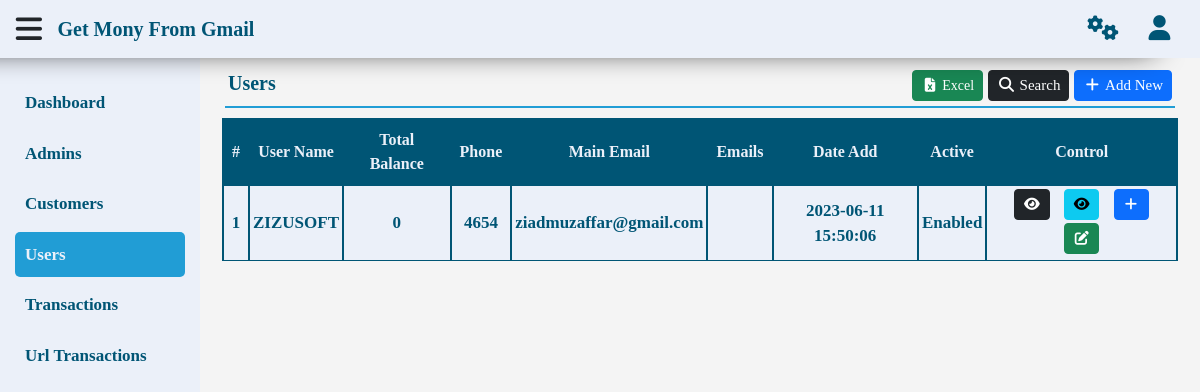
The page /gmr/users.php?Page=View (signed in) on the database as committed earlier.
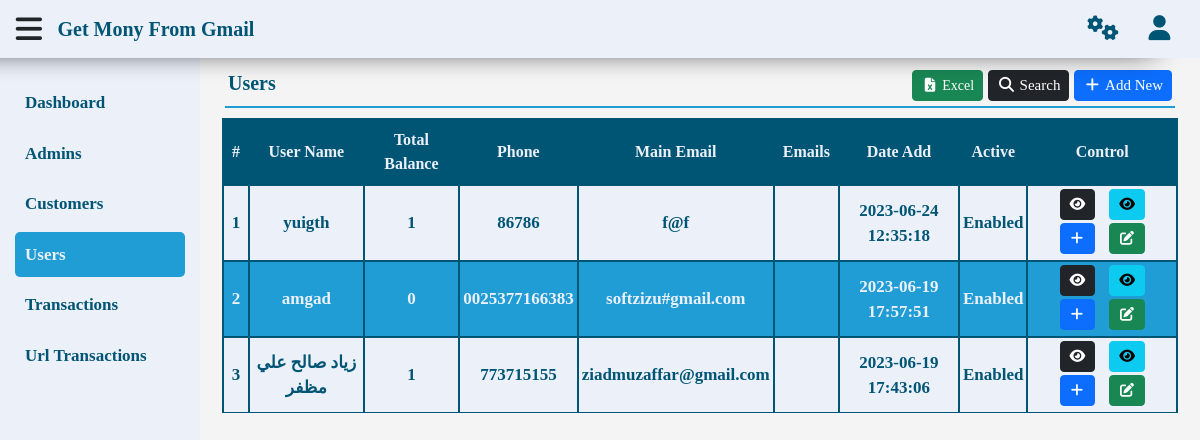
The same page on the database as committed later.
### tables this page shows
CREATE TABLE `users` (
  `id` int(11) NOT NULL,
  `username` text NOT NULL,
  `pass` text NOT NULL,
  `phone` text NOT NULL,
  `main_email` varchar(255) NOT NULL,
  `email` text NOT NULL,
  `us_date` timestamp NOT NULL DEFAULT current_timestamp(),
  `active` int(1) NOT NULL DEFAULT 1,
  `type` int(1) NOT NULL DEFAULT 2
);

### gmr/function.php (called while the page is built, shortened)
<?php
function getData ($table, $where = '1 = 1', $value = null, $by = 'id', $order = 'DESC', $limit = null) {
    global $con;
    $statment = $con->prepare("SELECT * FROM $table WHERE $where ORDER BY $by $order $limit");
    $statment->execute($value);
    return $statment->fetchAll();
}
function getCount ($table, $where = '1 = 1', $value = null) {
    global $con;
    $statment = $con->prepare("SELECT * FROM $table WHERE $where");
    $statment->execute($value);
    return $statment->rowCount();
}
function printName($number) {
    if ($number == 1) {
        return 'Enabled';
    } else {
        return 'Disabled';
    }
}

### gmr/inc/page/users/view.php (the view, shortened to what this page needs)
<div class="content">
    <nav class="navbar navbar-expand-lg">
        <a class="navbar-brand">
            <span><?php echo $pageTitle ?></span>
        </a>
        <div class="collapse navbar-collapse" id="navbarSupportedContent">
            <ul class="navbar-nav me-auto mb-2 mb-lg-0">
                <li class="nav-item">
                    <form action="excel.php?Page=Users" method="post">
                        <button type="submit" class="btn btn-success btn-sm" name="excel">
                        <i class="fa-sharp fa-solid fa-file-excel fa-fw"></i>
                        <span>Excel</span>
                        </button>
                    </form>
                </li>
                <li class="nav-item">
                    <a class="nav-link btn btn-dark btn-sm" aria-current="page" href="#" id="search">
                        <i class="fa fa-search fa-fw"></i>
                        <span>Search</span>
                    </a>
                </li>
                <li class="nav-item">
                    <a class="nav-link btn btn-primary btn-sm" aria-current="page" href="?Page=Add">
                        <i class="fa fa-plus fa-fw"></i>
                        <span>Add New</span>
                    </a>
                </li>
            </ul>
        </div>
    </nav>
    <div class="container">
        <div class="table-responsive">
            <table class="table">
                <thead>
                    <th scope="col">#</th>
                    <th scope="col">User Name</th>
                    <th scope="col">Total Balance</th>
                    <th scope="col">Phone</th>
                    <th scope="col">Main Email</th>
                    <th scope="col">Emails</th>
                    <th scope="col">Date Add</th>
                    <th scope="col">Active</th>
                    <th scope="col">Control</th>
                </thead>
                <tbody>
                    <?php
                    $i = 1;
                    $where = '1 = ?';
                    $value = array(1);
                    foreach (getData('users', $where, $value) as $all) {
                    ?>
                    <tr>
                        <td><?php echo $i ?></td>
                        <td><?php echo $all['username'] ?></td>
                        <td>
                            <?php echo getCount('url_transactions','ut_state=1 and username=?',array($all['username']))?>
                        </td>
                        <td><?php echo $all['phone'] ?></td>
                        <td><?php echo $all['main_email'] ?></td>
                        <td><?php echo $all['email'] ?></td>
                        <td><?php echo $all['us_date'] ?></td>
                        <td><?php echo printName($all['active']) ?></td>
                        <td>
                            <a href="urltransactions.php?Page=View&User=<?php echo $all['id'] ?>" class="btn btn-dark btn-sm">
                                <i class="fa fa-eye fa-fw"></i>
                            </a>
                            <a href="transactions.php?Page=View&User=<?php echo $all['id'] ?>" class="btn btn-info btn-sm">
                                <i class="fa fa-eye fa-fw"></i>
                            </a>
                            <a href="transactions.php?Page=Add&User=<?php echo $all['id'] ?>" class="btn btn-primary btn-sm">
                                <i class="fa fa-add fa-fw"></i>
                            </a>
                            <a href="?Page=Edit&ID=<?php echo $all['id'] ?>" class="btn btn-success btn-sm">
                                <i class="fa fa-edit fa-fw"></i>
                            </a>
                        </td>
                    </tr>
                    <?php $i++; } ?>
                </tbody>
            </table>
        </div>
    </div>
</div>

Rows that differ between the two databases and show on the page:
removed users: username "ZIZUSOFT", username "0", phone "4654", main_email "ziadmuzaffar@gmail.com", us_date "2023-06-11 15:50:06", active "Enabled"
added users: username "yuigth", username "1", phone "86786", main_email "f@f", us_date "2023-06-24 12:35:18", active "Enabled"
added users: username "amgad", username "0", phone "0025377166383", main_email "softzizu#gmail.com", us_date "2023-06-19 17:57:51", active "Enabled"
added users: username "زياد صالح علي مظفر", username "1", phone "773715155", main_email "ziadmuzaffar@gmail.com", us_date "2023-06-19 17:43:06", active "Enabled"
